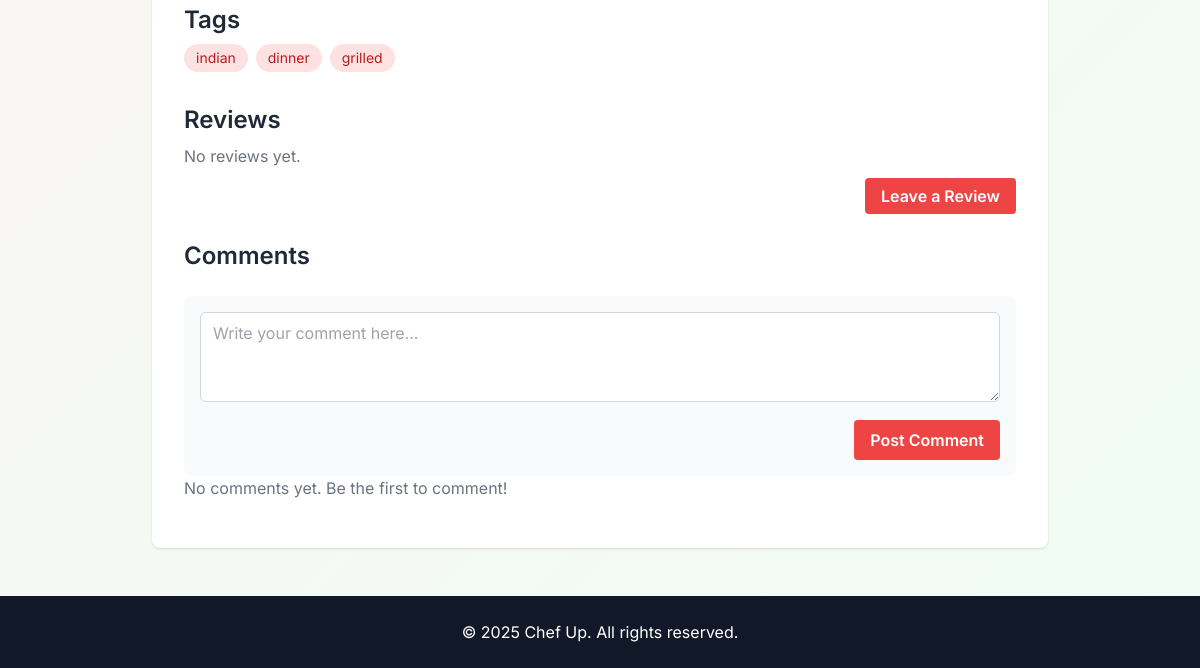
/recipe/18/ (signed in, lower part), run on an earlier commit of the app's database.
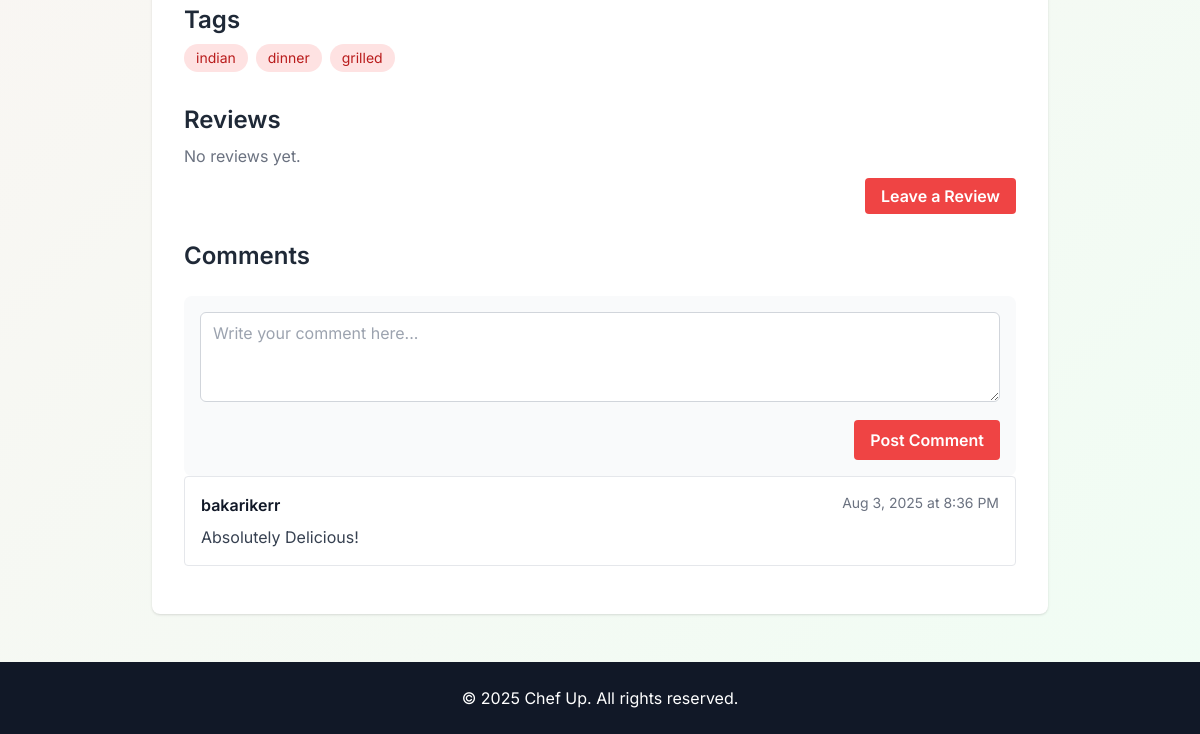
And on a later commit of the database.
### application/models.py (models this page shows)
class RecipeTag(models.Model):
    recipe = models.ForeignKey(Recipe, on_delete=models.CASCADE)
    tag = models.ForeignKey(Tag, on_delete=models.CASCADE)

class Tag(models.Model):
    name = models.CharField(max_length=50, unique=True)

class Comment(models.Model):
    recipe = models.ForeignKey(Recipe, on_delete=models.CASCADE, related_name='comments')
    user = models.ForeignKey(User, on_delete=models.CASCADE)
    content = models.TextField()
    created_at = models.DateTimeField(auto_now_add=True)

### application/views.py (the view, shortened to what this page needs)
# urls.py: path('recipe/<int:recipe_id>/', views.recipe_detail, name='recipe_detail'),
@login_required
def recipe_detail(request, recipe_id):
    recipe = get_object_or_404(
        Recipe.objects.select_related('author')
                      .prefetch_related('images', 'reviews', 'comments', 'recipetag_set__tag'),
        id=recipe_id
    )
    if not recipe.is_public and recipe.author != request.user:
        return redirect('discover')
    saved_tag = RecipeStatusTag.objects.filter(user=request.user, recipe=recipe).first()
    comment_form = CommentForm()
    return render(request, 'recipe.html', {
        'recipe': recipe,
        'saved_tag': saved_tag,
        'comment_form': comment_form,
    })

### application/forms.py
class CommentForm(forms.ModelForm):
    class Meta:
        model = Comment
        fields = ['content']
        widgets = {
            'content': forms.Textarea(attrs={
                'rows': 3,
                'placeholder': 'Write your comment here...',
                'class': 'w-full px-3 py-2 border border-gray-300 rounded-md focus:outline-none focus:ring focus:ring-red-100'
            })
        }

### application/templates/recipe.html (shortened to what this page needs)
{% extends 'base_loggedin.html' %}
{% block content %}
  <main class="flex-grow px-6 py-12">
    <div class="max-w-4xl mx-auto bg-white shadow rounded-lg p-8">
      {% if recipe.recipetag_set.exists %}
        <section class="mb-8">
          <h2 class="text-2xl font-semibold text-gray-800 mb-2">Tags</h2>
          <div class="flex flex-wrap gap-2">
            {% for recipe_tag in recipe.recipetag_set.all %}
              <span class="bg-red-100 text-red-700 px-3 py-1 rounded-full text-sm">{{ recipe_tag.tag.name }}</span>
            {% endfor %}
          </div>
        </section>
      {% endif %}
      <section class="mb-8">
        <h2 class="text-2xl font-semibold text-gray-800 mb-2">Reviews</h2>
        {% for review in recipe.reviews.all %}
          <div class="bg-gray-50 border border-gray-200 rounded p-4 mb-4">
            <div class="flex justify-between mb-1">
              <span class="font-semibold">{{ review.user.username }}</span>
              <span class="text-yellow-500">{{ review.rating }}★</span>
            </div>
            <p class="text-gray-600 text-sm">{{ review.created_at|date:"F j, Y" }}</p>
            <p class="mt-1">{{ review.comment }}</p>
          </div>
        {% empty %}
          <p class="text-gray-500">No reviews yet.</p>
        {% endfor %}
        {% if user.is_authenticated %}
        <div class="mt-4 text-right">
          <a
			href="{% url 'rate' recipe.id %}"
            class="px-4 py-2 bg-red-500 text-white font-semibold rounded hover:bg-red-600 transition">
            Leave a Review
          </a>
        </div>
        {% endif %}
      </section>
      <section class="mb-4">
          <h2 class="text-2xl font-semibold text-gray-800 mb-4">Comments</h2>
          <div class="mt-6 bg-gray-50 rounded-lg p-4">
              <form method="post">
                  <div class="mb-3">
                      {{ comment_form.content }}
                  </div>
                  <div class="text-right">
                      <button type="submit" class="px-4 py-2 bg-red-500 text-white font-semibold rounded hover:bg-red-600 transition">
                          Post Comment
                      </button>
                  </div>
              </form>
          </div>
          {% for comment in recipe.comments.all %}
              <div class="bg-white border border-gray-200 rounded p-4 mb-4">
                  <div class="flex justify-between items-start mb-2">
                      <p class="font-semibold text-gray-900">{{ comment.user.username }}</p>
                      <div class="flex items-center space-x-2">
                          <p class="text-sm text-gray-500">{{ comment.created_at|date:"M j, Y \a\t g:i A" }}</p>
                      </div>
                  </div>
                  <p class="text-gray-700">{{ comment.content }}</p>
              </div>
          {% empty %}
              <p class="text-gray-500 mb-4">No comments yet. Be the first to comment!</p>
          {% endfor %}
      </section>
    </div>
  </main>
{% endblock content %}

What changed in the data, as far as the page shows it:
added Comment: user.username "bakarikerr", created_at "Aug 3, 2025 at 8:36 PM", content "Absolutely Delicious!"
Also different on the page:
text no longer shown: "No comments yet. Be the first to comment!"
